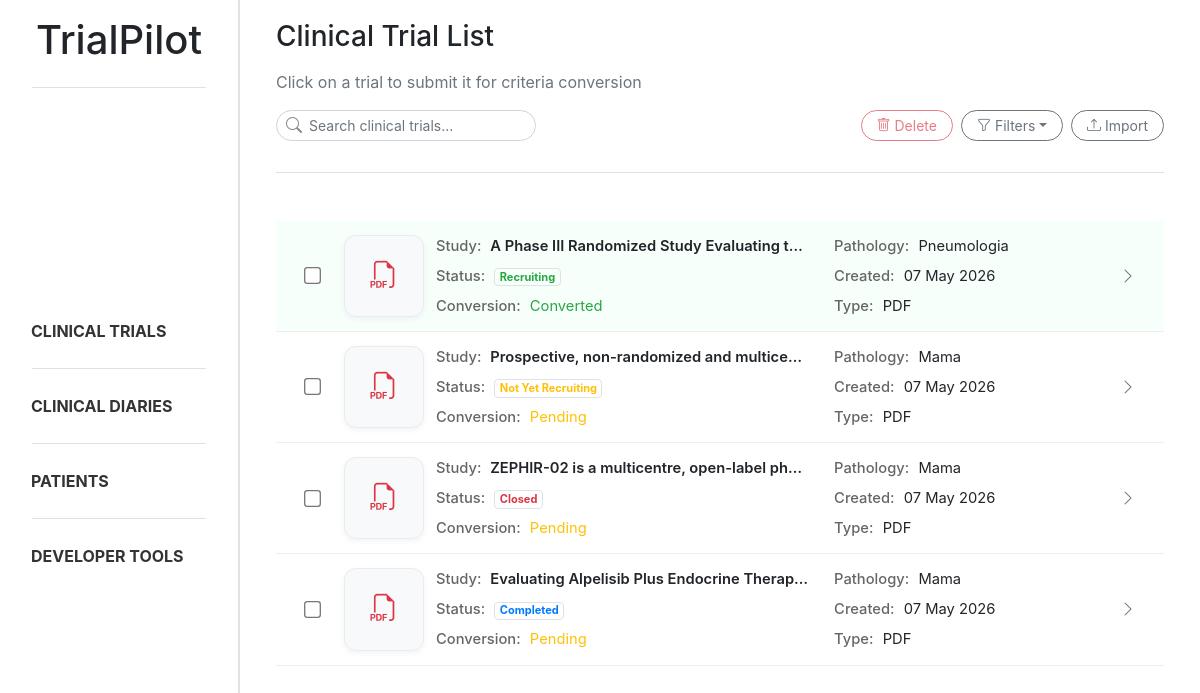
/trials/, run on the app's committed database.
### trialpilot/models.py (models this page shows, shortened)
class Document(models.Model):
    class DocumentType(models.TextChoices):
        CLINICAL_DIARY = "diary", "Clinical Diary"
        CLINICAL_TRIAL = "trial", "Clinical Trial"
    title = models.CharField(max_length=255)
    type = models.CharField(max_length=20, choices=DocumentType.choices)
    extracted = models.BooleanField(default=False)
    created_at = models.DateTimeField(auto_now_add=True)
    updated_at = models.DateTimeField(auto_now=True)

class ClinicalTrial(models.Model):
    class PathologyGroupType(models.TextChoices):
        CABECAPESCOCO = "cabeca_pescoco", "Cabeça e Pescoço"
        DERMATOLOGIA = "dermatologia", "Dermatologia"
        DIGESTIVO = "digestivo", "Digestivo"
        GINECOLOGIA = "ginecologia", "Ginecologia"
        MAMA = "mama", "Mama"
        ONCOLOGIA_PEDIATRICA = "oncologia_pediatrica", "Oncologia Pediátrica"
        PELE = "pele", "Pele"
        PNEUMOLOGIA = "pneumologia", "Pneumologia"
        SNC = "snc", "Tumores do Sistema Nervoso Central"
        TNE = "tne", "Tumores Neuroendócrinos"
    class TrialStatus(models.TextChoices):
        RECRUITING = "recruiting", "Recruiting"
        CLOSED = "closed", "Closed"
        NOT_YET = "not_yet", "Not Yet Recruiting"
        COMPLETED = "completed", "Completed"
    document = models.OneToOneField(
        Document,
        on_delete=models.CASCADE,
        related_name="clinical_trial"
    )
    study_name = models.CharField(max_length=255)
    pathology_group = models.CharField(
        max_length=50,
        choices=PathologyGroupType.choices
    )
    start_date = models.DateField(null=True, blank=True)
    end_date = models.DateField(null=True, blank=True)
    status = models.CharField(
        max_length=20,
        choices=TrialStatus.choices
    )

### trialpilot/views.py (the view)
# urls.py: path('trials/', trial_list, name='trial_list'),
def trial_list(request):
    search = request.GET.get("search", "").strip()
    status = request.GET.get("status", "").strip()
    file_type = request.GET.get("file_type", "").strip().lower()
    trial_status = request.GET.get("trial_status", "").strip()
    pathology_group = request.GET.get("pathology_group", "").strip()
    date_from = request.GET.get("date_from", "").strip()
    date_to = request.GET.get("date_to", "").strip()
    trials = Document.objects.filter(
        type=Document.DocumentType.CLINICAL_TRIAL
    ).select_related("clinical_trial")
    if search:
        trials = trials.filter(
            Q(title__icontains=search) |
            Q(clinical_trial__study_name__icontains=search)
        )
    if status == "extracted":
        trials = trials.filter(extracted=True)
    elif status == "not_extracted":
        trials = trials.filter(extracted=False)
    if trial_status:
        trials = trials.filter(clinical_trial__status=trial_status)
    if pathology_group:
        trials = trials.filter(clinical_trial__pathology_group=pathology_group)
    if date_from:
        trials = trials.filter(clinical_trial__end_date__gte=date_from)
    if date_to:
        trials = trials.filter(clinical_trial__start_date__lte=date_to)
    trial_data = []
    for trial in trials:
        if "." in trial.title:
            original_name, ext = trial.title.rsplit('.', 1)
            ext = ext.lower()
        else:
            ext = ""
        if file_type and ext != file_type:
            continue
        trial_data.append((trial, ext))
    return render(request, 'trialpilot/trial_list.html', {
        'trial_data': trial_data,
        'search': search,
        'status': status,
        'file_type': file_type,
        'trial_status': trial_status,
        'pathology_group': pathology_group,
        'date_from': date_from,
        'date_to': date_to,
        'pathology_choices': ClinicalTrial.PathologyGroupType.choices,
        'trial_status_choices': ClinicalTrial.TrialStatus.choices,
    })

### trialpilot/templates/trialpilot/trial_list.html (shortened to what this page needs)
{% extends "trialpilot/base.html" %}
{% block content %}
<div class="d-flex flex-column mb-4 ml-3 mr-3">
    <h3 class="mb-3">Clinical Trial List</h3>
    <p class="text-muted">Click on a trial to submit it for criteria conversion</p>
    <div class="d-flex justify-content-between align-items-center mb-3">
        <form method="GET">
            <div class="position-relative" style="width:260px">
                <i class="bi bi-search position-absolute"
                    style="left:10px; top:50%; transform:translateY(-50%); color:#888;"></i>
                <input type="text" name="search" value="{{ search }}" class="form-control form-control-sm rounded-ui"
                    style="padding-left: 32px;" placeholder="Search clinical trials...">
            </div>
        </form>
        <div class="d-flex gap-2">
            <button id="deleteBtn" data-url="{% url 'trial_remove' %}" class="btn btn-outline-danger btn-sm rounded-ui"
                style="margin-right: 0.5rem;" disabled>
                <i class="bi bi-trash"></i>
                Delete
            </button>
            <div class="dropdown me-2">
                <button class="btn btn-outline-secondary btn-sm rounded-ui dropdown-toggle d-flex align-items-center gap-2 mr-2"
                    type="button" data-bs-toggle="dropdown" aria-expanded="false">
                    <i class="bi bi-funnel mr-1"></i>
                    Filters
                </button>
            </div>
            <button class="btn btn-outline-secondary btn-sm rounded-ui" data-bs-toggle="modal"
                data-bs-target="#uploadModal">
                <i class="bi bi-upload"></i>
                Import
            </button>
        </div>
    </div>
    <div class="sidebar-divider mb-4"></div>
</div>
<div class="trial-list ml-3 mr-3">
    {% for trial, extension in trial_data %}
    <div class="trial-row trial-card-trigger {% if trial.extracted %}converted{% endif %}"
        data-trial-id="{{ trial.id }}"
        data-trial-title="{{ trial.title }}"
        data-trial-extracted="{{ trial.extracted }}">
        <div class="trial-layout">
            <div class="container-trial-checkbox">
                <input type="checkbox"
                    class="form-check-input trial-checkbox"
                    value="{{ trial.id }}">
            </div>
            <div class="trial-file">
                {% if extension == "pdf" %}
                <i class="bi bi-filetype-pdf text-danger"></i>
                {% else %}
                <i class="bi bi-filetype-txt text-primary"></i>
                {% endif %}
            </div>
            <div class="trial-grid">
                <div class="trial-main-info">
                    <strong>Study:</strong>
                    {{ trial.clinical_trial.study_name }}
                </div>
                <div>
                    <strong>Pathology:</strong>
                    {{ trial.clinical_trial.get_pathology_group_display }}
                </div>
                <div>
                    <strong>Status:</strong>
                    {% if trial.clinical_trial.status == "recruiting" %}
                    <span class="badge rounded-pill bg-success-subtle text-success border">
                        Recruiting
                    </span>
                    {% elif trial.clinical_trial.status == "completed" %}
                    <span class="badge rounded-pill bg-primary-subtle text-primary border">
                        Completed
                    </span>
                    {% elif trial.clinical_trial.status == "closed" %}
                    <span class="badge rounded-pill bg-danger-subtle text-danger border">
                        Closed
                    </span>
                    {% else %}
                    <span class="badge rounded-pill bg-warning-subtle text-warning border">
                        Not Yet Recruiting
                    </span>
                    {% endif %}
                </div>
                <div>
                    <strong>Created:</strong>
                    {{ trial.created_at|date:"d M Y" }}
                </div>
                <div>
                    <strong>Conversion:</strong>
                    {% if trial.extracted %}
                    <span class="text-success">Converted</span>
                    {% else %}
                    <span class="text-warning">Pending</span>
                    {% endif %}
                </div>
                <div>
                    <strong>Type:</strong>
                    {{ extension|upper }}
                </div>
            </div>
            <div class="trial-actions">
                <i class="bi bi-chevron-right text-muted"></i>
            </div>
        </div>
    </div>
    {% endfor %}
</div>
{% endblock %}

### static/css/style.css (style rules this page uses)
body { overflow-x: hidden; }
html, body { height: 100%; }
.sidebar-divider { height: 1px; background-color: #dee2e6; margin-bottom: 15px; margin-top: 15px; }
.rounded-ui { border-radius: 1rem !important; padding-left: 15px; padding-right: 15px; }
.trial-row { padding: 14px 16px; border-bottom: 1px solid #eee; transition: all 0.15s ease; cursor: pointer; }
.container-trial-checkbox { display: flex; align-items: center; justify-content: center; height: 100%; }
.trial-checkbox { transform: scale(1.3); cursor: pointer; margin: 0; display: flex; align-items: center; justify-content: center; }
.trial-layout { display: grid; grid-template-columns: 40px 80px 1fr 40px; align-items: center; gap: 12px; }
.trial-file { display: flex; align-items: center; justify-content: center; background: #f8f9fa; border: 1px solid #e9ecef; border-radius: 12px; min-height: 72px; height: 100%; box-shadow: 0 2px 6px rgba(0,0,0,0.05); }
.trial-file i { font-size: 1.7rem; }
.trial-grid { display: grid; grid-template-columns: 2fr 1.4fr; gap: 8px 24px; font-size: 0.92rem; }
.trial-grid div { overflow: hidden; white-space: nowrap; text-overflow: ellipsis; }
.trial-grid strong { color: #666; font-weight: 500; margin-right: 5px; }
.trial-main-info { font-weight: 600; }
.trial-actions { display: flex; align-items: center; justify-content: center; }
.trial-row.converted { background: #f6fffa; }

### data on the page
Document: clinical_trial.study_name "A Phase III Randomized Study Evaluating t…", clinical_trial.pathology_group "Pneumologia", shows "Recruiting", created_at "07 May 2026", extracted "Converted", extension "PDF"
Document: clinical_trial.study_name "Prospective, non-randomized and multice…", clinical_trial.pathology_group "Mama", shows "Not Yet Recruiting", created_at "07 May 2026", extracted "Pending", extension "PDF"
Document: clinical_trial.study_name "ZEPHIR-02 is a multicentre, open-label ph…", clinical_trial.pathology_group "Mama", shows "Closed", created_at "07 May 2026", extracted "Pending", extension "PDF"
Document: clinical_trial.study_name "Evaluating Alpelisib Plus Endocrine Therap…", clinical_trial.pathology_group "Mama", shows "Completed", created_at "07 May 2026", extracted "Pending", extension "PDF"
